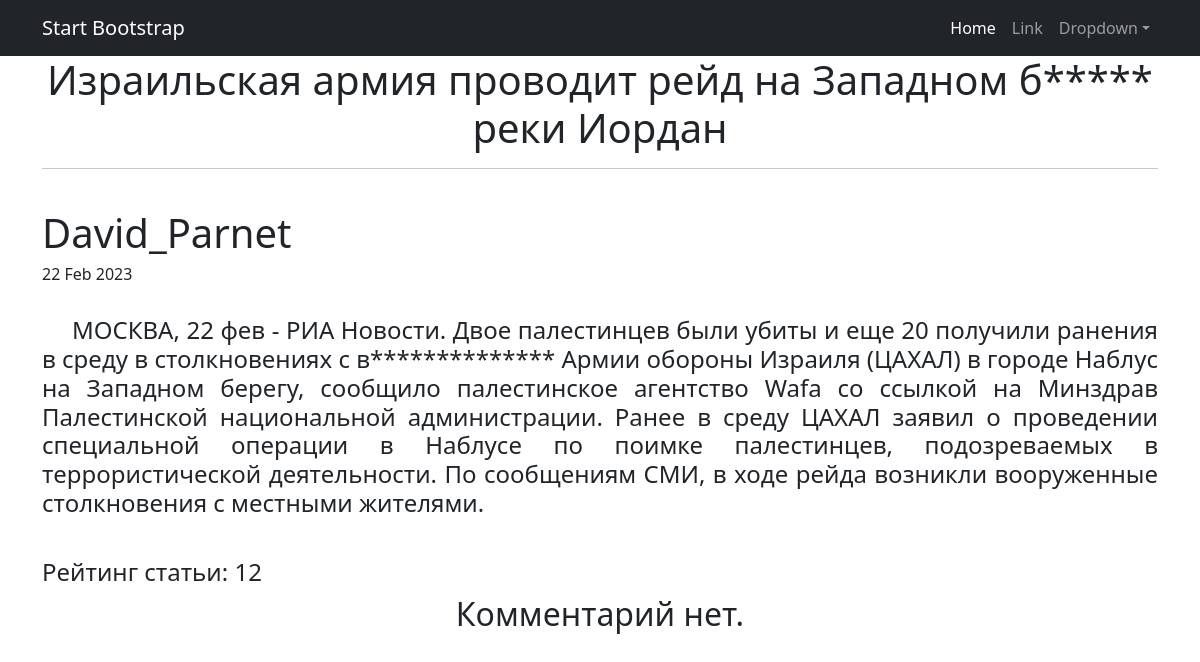
/posts/3, run on an earlier commit of the app's database.
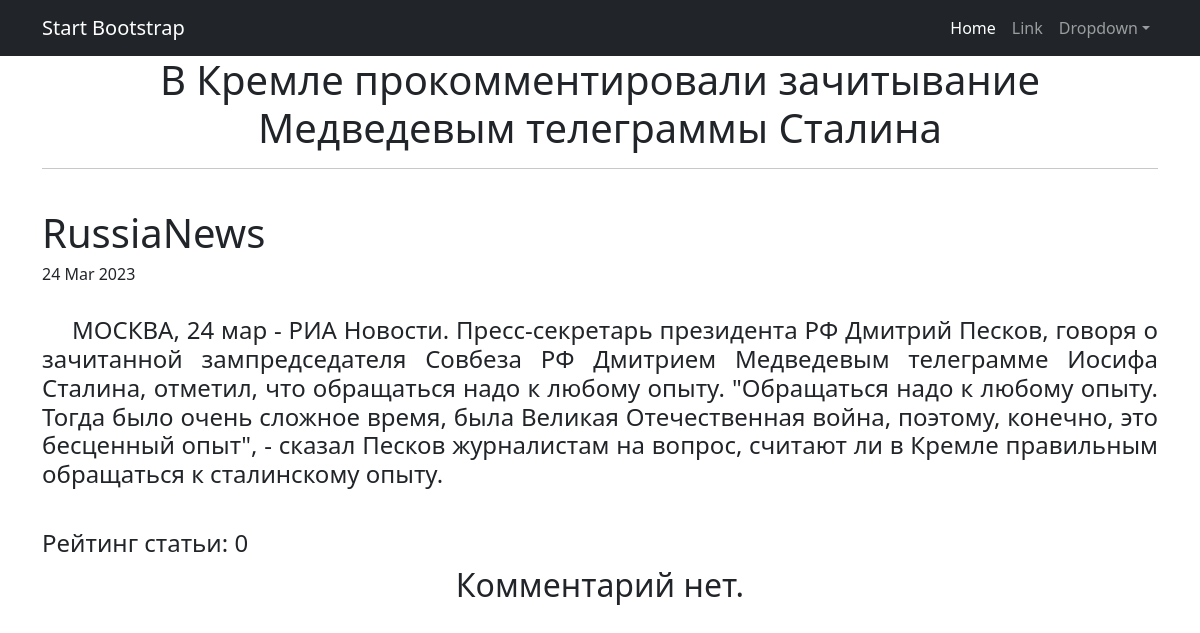
And on a later commit of the database.
### news/models.py (models this page shows, shortened)
class Post(models.Model):
    author = models.ForeignKey(Author, on_delete=models.CASCADE)
    NEWS = 'NW'
    ARTICLE = 'AR'
    CATEGORY_CHOICES = (
        (NEWS, 'Новость'),
        (ARTICLE, 'Статья'),
    )
    categoryType = models.CharField(max_length=2, choices=CATEGORY_CHOICES, default=ARTICLE)
    dateCreation = models.DateTimeField(auto_now=True)
    postCategory = models.ManyToManyField(Category, through='PostCategory')
    title = models.CharField(max_length=128)
    text = models.TextField()
    rating = models.SmallIntegerField(default=0)
    related_name = 'posts',

class Author(models.Model):
    authorUser = models.OneToOneField(User, on_delete=models.CASCADE)
    ratingAuthor = models.SmallIntegerField(default=0)

### news/views.py (the view)
# urls.py: path('<int:pk>', PostDetail.as_view(), name = 'post_detail'),
class PostDetail(DetailView):
    model = Post
    template_name = 'product.html'
    context_object_name = 'post'

### news/templatetags/custom_filters.py (called while the page is built)
@register.filter()
def censor(text):
    bad_words = ('заявили', 'безопасности', 'США', 'конфликт', 'берегу', 'военнослужащими', 'Федеральным', 'Украине' )
    for word in text.split():
        if word.lower() in bad_words:
            text = text.replace(word, f"{word[0]}{'*' * (len(word) - 1)}")
    return text

### templates/product.html (shortened to what this page needs)
{% extends 'flatpages/default.html' %}
{% load custom_filters %}
{% block content %}
    <h1>{{post.title|censor}}</h1>
    <hr>
    <br>
        <div align="left"><h1>{{ post.author.authorUser }}</h1><h6>{{post.dateCreation|date:'d M Y' }}</h6></div>
    <br>
        <div align="justify"><h4><p style="text-indent: 30px;" >{{post.text|censor}}</p></h4></div>
    <br>
        <div align="left"><h4>Рейтинг статьи: {{post.rating}}</h4></div>
    {% if comments %}
       <table>
           <tr>
               <td>Комментарии</td>
           </tr>
           {% for comment in comments %}
           <tr>
               <td>{{post.comment}}</td>
           </tr>
           {% endfor %}
       </table>
   {% else %}
       <h2>Комментарий нет.</h2>
       {% endif %}
{% endblock content %}

### templates/flatpages/default.html (shortened to what this page needs)
<!DOCTYPE html>
<html lang="en">
    <head>
        {% load static %}
        <link href="{% static 'css/styles.css' %} " rel="stylesheet" />
    </head>
    <body>
        <nav class="navbar navbar-expand-lg navbar-dark bg-dark">
            <div class="container">
                <a class="navbar-brand" href="#">Start Bootstrap</a>
                <div class="collapse navbar-collapse" id="navbarSupportedContent">
                    <ul class="navbar-nav ms-auto mb-2 mb-lg-0">
                        <li class="nav-item"><a class="nav-link active" aria-current="page" href="#">Home</a></li>
                        <li class="nav-item"><a class="nav-link" href="#">Link</a></li>
                        <li class="nav-item dropdown">
                            <a class="nav-link dropdown-toggle" id="navbarDropdown" href="#" role="button" data-bs-toggle="dropdown" aria-expanded="false">Dropdown</a>
                        </li>
                    </ul>
                </div>
            </div>
        </nav>
        <div class="container">
            <div class="row">
                <div class="col-lg-12 text-center">
                    {% block content %}{% endblock content %}
                </div>
            </div>
        </div>
    </body>
</html>

What changed in the data, as far as the page shows it:
changed Post: title|censor "Израильская армия проводит рейд на Западном б***** реки Иордан" → "В Кремле прокомментировали зачитывание Медведевым телеграммы Сталина"; author.authorUser "David_Parnet" → "RussiaNews"; dateCreation "22 Feb 2023" → "24 Mar 2023"; text|censor "МОСКВА, 22 фев - РИА Новости. Двое палестинцев были убиты и еще 20 получили ранения в среду в столкновениях с в************** Армии обороны Израиля (ЦАХАЛ) в городе Наблус на Западном берегу, сообщило палестинское агентство Wafa со ссылкой на Минздрав Палестинской национальной администрации. Ранее в среду ЦАХАЛ заявил о проведении специальной операции в Наблусе по поимке палестинцев, подозреваемых в террористической деятельности. По сообщениям СМИ, в ходе рейда возникли вооруженные столкновения с местными жителями." → "МОСКВА, 24 мар - РИА Новости. Пресс-секретарь президента РФ Дмитрий Песков, говоря о зачитанной зампредседателя Совбеза РФ Дмитрием Медведевым телеграмме Иосифа Сталина, отметил, что обращаться надо к любому опыту. \"Обращаться надо к любому опыту. Тогда было очень сложное время, была Великая Отечественная война, поэтому, конечно, это бесценный опыт\", - сказал Песков журналистам на вопрос, считают ли в Кремле правильным обращаться к сталинскому опыту."; rating "12" → "0"
